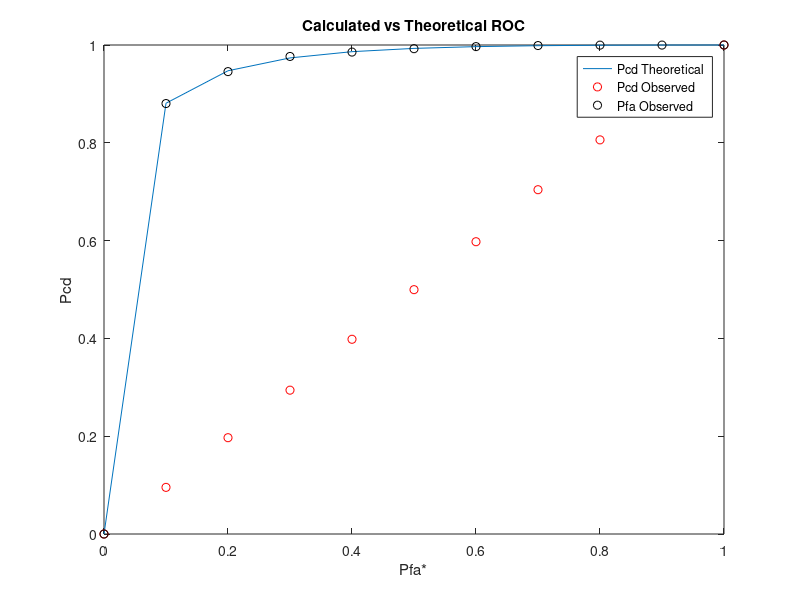

This chart was generated by the following MATLAB code:
% EECE 5612 HW3
% Stav Rones
% 2.16.2022

function hw3

    SNR0_db = 10;
    SNR1_db = 15;

    A0 = sqrt(10^(SNR0_db/10));
    A1 = sqrt(10^(SNR1_db/10));

    % Thry| Pcd | Pfa
    P = zeros(11,3);
    for i = 1:11

        Pfa_const = (i-1)/10;

        gamma = A0 + qfuncinv(Pfa_const);
        P(i,1) = qfunc(gamma - A1);
        [P(i,2), P(i,3)] = trials10k(Pfa_const);
        
    end

    plot(0:.1:1, P(:,1), 0:.1:1, P(:,3), "ro", 0:.1:1, P(:,2), "ko")
    title("Calculated vs Theoretical ROC")
    xlabel("Pfa*")
    ylabel("Pcd")
    legend("Pcd Theoretical", "Pcd Observed", "Pfa Observed")
end

function [Pcd, Pfa] = trials10k(Pfa_const)

    SNR0_db = 10;
    SNR1_db = 15;

    A0 = sqrt(10^(SNR0_db/10));
    A1 = sqrt(10^(SNR1_db/10));

    gamma = A0 + qfuncinv(Pfa_const);

    TP = 0; TN = 0;
    FP = 0; FN = 0;

    for i = 1:10000

        % Generate signal
        y = randn();
        if (rand() <= 0.3)
            H0_label = true;
            y = y + A0;
        else
            H0_label = false;
            y = y + A1;
        end

        % NP Detection
        if (y < gamma)
            H0_decision = true;
        else
            H0_decision = false;
        end

        % Determine correctness
        if H0_label
            if H0_decision
                TN = TN + 1;
            else
                FP = FP + 1;
            end
        else
            if H0_decision
                FN = FN + 1;
            else
                TP = TP + 1;
            end
        end

    end


    % Return Calculated Accuracy
    Pcd = TP / (TP + FN); % (Decide 1|1) / (total 1 occurrences)
    Pfa = FP / (FP + TN); % (Decide 1|0) / (total 0 occurrences)
end